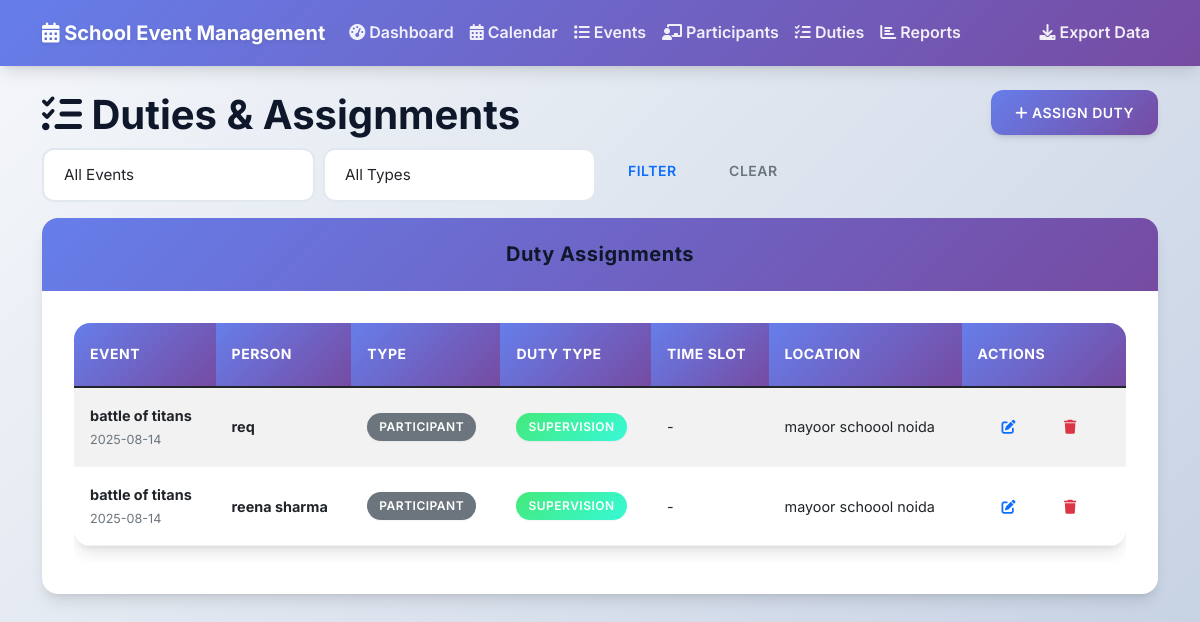
The app's page /duties, older data.
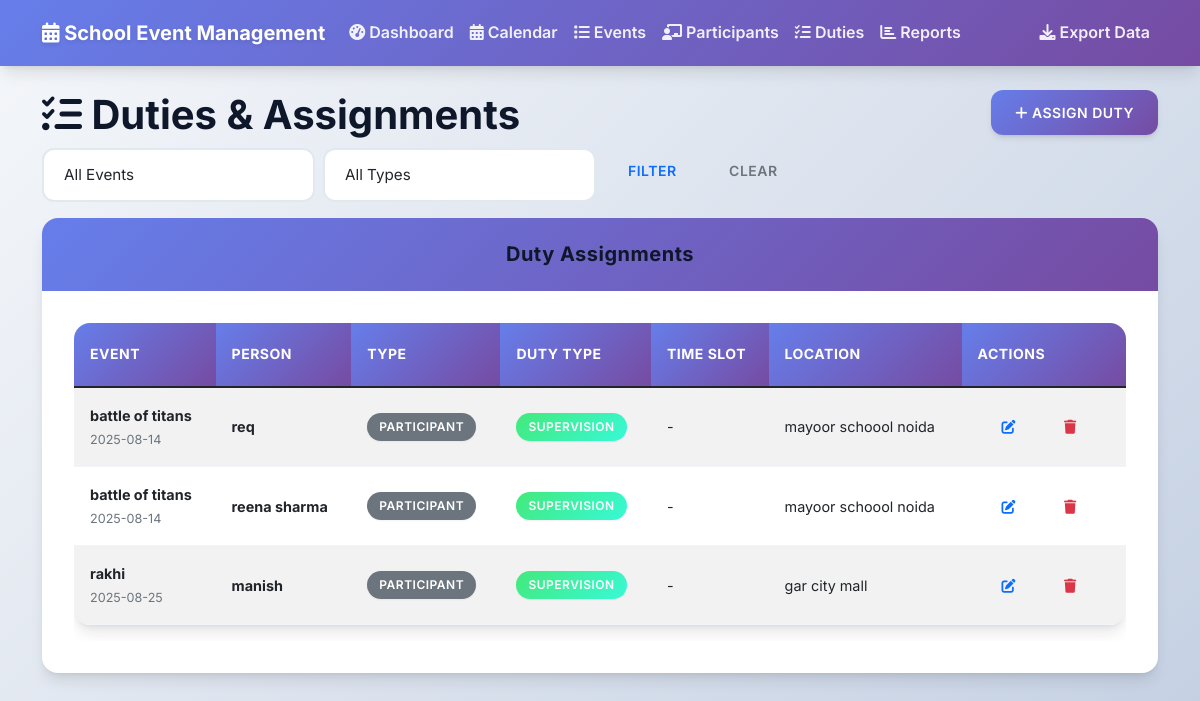
The same page, newer data.
### tables this page shows
CREATE TABLE duties (
            id INTEGER PRIMARY KEY AUTOINCREMENT,
            event_id INTEGER NOT NULL,
            participant_id INTEGER NOT NULL,
            duty_type TEXT NOT NULL,
            time_slot TEXT,
            location TEXT,
            notes TEXT,
            assigned_at TIMESTAMP DEFAULT CURRENT_TIMESTAMP, duty_date DATE, start_time TIME, end_time TIME, description TEXT,
            FOREIGN KEY (event_id) REFERENCES events (id) ON DELETE CASCADE,
            FOREIGN KEY (participant_id) REFERENCES participants (id) ON DELETE CASCADE
        );

CREATE TABLE events (
            id INTEGER PRIMARY KEY AUTOINCREMENT,
            name TEXT NOT NULL,
            type TEXT NOT NULL,
            event_date DATE NOT NULL,
            start_time TIME NOT NULL,
            end_time TIME NOT NULL,
            venue TEXT NOT NULL,
            description TEXT,
            host_school TEXT NOT NULL,
            participating_schools TEXT,
            status TEXT DEFAULT 'upcoming',
            created_at TIMESTAMP DEFAULT CURRENT_TIMESTAMP
        );

CREATE TABLE participants (
            id INTEGER PRIMARY KEY AUTOINCREMENT,
            name TEXT NOT NULL,
            type TEXT NOT NULL CHECK (type IN ('student', 'teacher')),
            class_dept TEXT NOT NULL,
            contact TEXT,
            emergency_contact TEXT,
            created_at TIMESTAMP DEFAULT CURRENT_TIMESTAMP
        );

### app.py (the view)
@app.route('/duties')
def duties():
    conn = get_db_connection()
    duties = conn.execute('''
        SELECT d.*, e.name as event_name, e.event_date as event_date,
               p.name as person_name, 'Participant' as person_type
        FROM duties d
        JOIN events e ON d.event_id = e.id
        JOIN participants p ON d.participant_id = p.id
        ORDER BY e.event_date
    ''').fetchall()
    events = conn.execute('SELECT id, name, event_date FROM events ORDER BY event_date').fetchall()
    participants = conn.execute('SELECT id, name, class_dept FROM participants WHERE type = "student" ORDER BY name').fetchall()
    conn.close()
    return render_template('duties.html', duties=duties, events=events,
                         participants=participants)

### app.py (called while the page is built)
def get_db_connection():
    conn = sqlite3.connect('events.db')
    conn.row_factory = sqlite3.Row
    return conn

### templates/duties.html (shortened to what this page needs)
{% extends "base.html" %}
{% block content %}
<div class="row">
    <div class="col-md-6">
        <h1><i class="fas fa-tasks"></i> Duties & Assignments</h1>
    </div>
    <div class="col-md-6 text-end">
        <a href="{{ url_for('add_duty') }}" class="btn btn-primary">
            <i class="fas fa-plus"></i> Assign Duty
        </a>
    </div>
</div>
<div class="row mb-3">
    <div class="col-md-12">
        <form method="GET" class="row g-2">
            <div class="col-md-3">
                <select name="event" class="form-select" onchange="this.form.submit()">
                    <option value="all">All Events</option>
                </select>
            </div>
            <div class="col-md-3">
                <select name="duty_type" class="form-select" onchange="this.form.submit()">
                    <option value="all">All Types</option>
                </select>
            </div>
            <div class="col-md-6">
                <button type="submit" class="btn btn-outline-primary">Filter</button>
                <a href="{{ url_for('duties') }}" class="btn btn-outline-secondary">Clear</a>
            </div>
        </form>
    </div>
</div>
<div class="row">
    <div class="col-12">
        <div class="card">
            <div class="card-header">
                <h5 class="card-title mb-0">Duty Assignments</h5>
            </div>
            <div class="card-body">
                {% if duties %}
                    <div class="table-responsive">
                        <table class="table table-striped table-hover">
                            <thead>
                                <tr>
                                    <th>Event</th>
                                    <th>Person</th>
                                    <th>Type</th>
                                    <th>Duty Type</th>
                                    <th>Time Slot</th>
                                    <th>Location</th>
                                    <th>Actions</th>
                                </tr>
                            </thead>
                            <tbody>
                                {% for duty in duties %}
                                    <tr>
                                        <td>
                                            <strong>{{ duty.event_name }}</strong><br>
                                            <small class="text-muted">{{ duty.event_date }}</small>
                                        </td>
                                        <td>
                                            <strong>{{ duty.person_name }}</strong>
                                        </td>
                                        <td>
                                            <span class="badge bg-secondary">{{ duty.person_type }}</span>
                                        </td>
                                        <td>
                                            <span class="badge bg-info">{{ duty.duty_type|title }}</span>
                                        </td>
                                        <td>
                                            {{ duty.time_slot or '-' }}
                                        </td>
                                        <td>
                                            {{ duty.location or '-' }}
                                        </td>
                                        <td>
                                            <div class="btn-group" role="group">
                                                <a href="{{ url_for('edit_duty', id=duty.id) }}"
                                                   class="btn btn-sm btn-outline-primary">
                                                    <i class="fas fa-edit"></i>
                                                </a>
                                                <form method="POST"
                                                      action="{{ url_for('delete_duty', id=duty.id) }}"
                                                      style="display: inline;">
                                                    <button type="submit"
                                                            class="btn btn-sm btn-outline-danger"
                                                            onclick="return confirm('Are you sure you want to delete this duty assignment?')">
                                                        <i class="fas fa-trash"></i>
                                                    </button>
                                                </form>
                                            </div>
                                        </td>
                                    </tr>
                                {% endfor %}
                            </tbody>
                        </table>
                    </div>
                {% else %}
                    <div class="alert alert-info">
                        <i class="fas fa-info-circle"></i> No duty assignments found.
                    </div>
                {% endif %}
            </div>
        </div>
    </div>
</div>
{% endblock %}

### templates/base.html (shortened to what this page needs)
<!DOCTYPE html>
<html lang="en">
<head>
    <link href="https://cdn.jsdelivr.net/npm/bootstrap@5.1.3/dist/css/bootstrap.min.css" rel="stylesheet">
    <link href="https://cdnjs.cloudflare.com/ajax/libs/font-awesome/6.0.0/css/all.min.css" rel="stylesheet">
    <link href="{{ url_for('static', filename='css/style.css') }}" rel="stylesheet">
</head>
<body>
    <nav class="navbar navbar-expand-lg navbar-dark bg-primary">
        <div class="container">
            <a class="navbar-brand" href="{{ url_for('dashboard') }}">
                <i class="fas fa-calendar-alt"></i> School Event Management
            </a>
            <div class="collapse navbar-collapse" id="navbarNav">
                <ul class="navbar-nav me-auto">
                    <li class="nav-item">
                        <a class="nav-link" href="{{ url_for('dashboard') }}">
                            <i class="fas fa-tachometer-alt"></i> Dashboard
                        </a>
                    </li>
                    <li class="nav-item">
                        <a class="nav-link" href="{{ url_for('calendar_view') }}">
                            <i class="fas fa-calendar-alt"></i> Calendar
                        </a>
                    </li>
                    <li class="nav-item">
                        <a class="nav-link" href="{{ url_for('events') }}">
                            <i class="fas fa-list"></i> Events
                        </a>
                    </li>
                    <li class="nav-item">
                        <a class="nav-link" href="{{ url_for('participants') }}">
                            <i class="fas fa-chalkboard-teacher"></i> Participants
                        </a>
                    </li>
                    <li class="nav-item">
                        <a class="nav-link" href="{{ url_for('duties') }}">
                            <i class="fas fa-tasks"></i> Duties
                        </a>
                    </li>
                    <li class="nav-item">
                        <a class="nav-link" href="{{ url_for('reports') }}">
                            <i class="fas fa-chart-bar"></i> Reports
                        </a>
                    </li>
                </ul>
                <ul class="navbar-nav">
                    <li class="nav-item">
                        <a class="nav-link" href="{{ url_for('export_data') }}">
                            <i class="fas fa-download"></i> Export Data
                        </a>
                    </li>
                </ul>
            </div>
        </div>
    </nav>
    <div class="container mt-4">
        {% block content %}{% endblock %}
    </div>
</body>
</html>

### static/css/style.css (style rules this page uses)
:root { --primary-color: #6366f1; --primary-light: #8b5cf6; --primary-dark: #4f46e5; --secondary-color: #10b981; --secondary-light: #34d399; --danger-color: #ef4444; --danger-light: #f87171; --warning-color: #f59e0b; --warning-light: #fbbf24; --info-color: #06b6d4; --info-light: #67e8f9; --light-color: #f8fafc; --dark-color: #1e293b; --gray-50: #f8fafc; --gray-100: #f1f5f9; --gray-200: #e2e8f0; --gray-300: #cbd5e1; --gray-400: #94a3b8; --gray-500: #64748b; --gray-600: #475569; --gray-700: #334155; --gray-800: #1e293b; --gray-900: #0f172a; --gradient-primary: linear-gradient(135deg, #667eea 0%, #764ba2 100%); --gradient-secondary: linear-gradient(135deg, #f093fb 0%, #f5576c 100%); --gradient-success: linear-gradient(135deg, #4facfe 0%, #00f2fe 100%); --gradient-info: linear-gradient(135deg, #43e97b 0%, #38f9d7 100%); --gradient-warning: linear-gradient(135deg, #fa709a 0%, #fee140 100%); --gradient-danger: linear-gradient(135deg, #ff6b6b 0%, #ee5a52 100%); --shadow-sm: 0 1px 2px 0 rgb(0 0 0 / 0.05); --shadow-md: 0 4px 6px -1px rgb(0 0 0 / 0.1), 0 2px 4px -2px rgb(0 0 0 / 0.1); --shadow-lg: 0 10px 15px -3px rgb(0 0 0 / 0.1), 0 4px 6px -4px rgb(0 0 0 / 0.1); --shadow-xl: 0 20px 25px -5px rgb(0 0 0 / 0.1), 0 8px 10px -6px rgb(0 0 0 / 0.1); --shadow-2xl: 0 25px 50px -12px rgb(0 0 0 / 0.25); --transition-fast: 150ms ease-in-out; --transition-normal: 300ms ease-in-out; --transition-slow: 500ms ease-in-out; }
* { box-sizing: border-box; }
body { font-family: 'Inter', -apple-system, BlinkMacSystemFont, 'Segoe UI', Roboto, 'Helvetica Neue', Arial, sans-serif; background: linear-gradient(135deg, #f5f7fa 0%, #c3cfe2 100%); min-height: 100vh; line-height: 1.6; color: var(--gray-800); }
h1, h2, h3, h4, h5, h6 { font-weight: 700; line-height: 1.25; color: var(--gray-900); margin-bottom: 0.5rem; }
h1 { font-size: 2.5rem; }
h5 { font-size: 1.25rem; }
.navbar { background: var(--gradient-primary) !important; box-shadow: var(--shadow-lg); backdrop-filter: blur(10px); border: none; }
.navbar-brand { font-weight: 800; font-size: 1.5rem; color: white !important; text-shadow: 0 2px 4px rgba(0, 0, 0, 0.1); }
.nav-link { font-weight: 600; color: rgba(255, 255, 255, 0.9) !important; transition: var(--transition-fast); position: relative; padding: 0.75rem 1rem; }
.nav-link::after { content: ''; position: absolute; bottom: 0; left: 50%; width: 0; height: 2px; background: white; transition: var(--transition-fast); transform: translateX(-50%); }
.navbar-brand { font-weight: bold; font-size: 1.25rem; }
.card { border: none; border-radius: 1rem; box-shadow: var(--shadow-lg); margin-bottom: 1.5rem; transition: var(--transition-normal); overflow: hidden; background: white; }
.card-header { background: var(--gradient-primary); color: white; border: none; font-weight: 700; font-size: 1.1rem; padding: 1.5rem; text-align: center; letter-spacing: 0.5px; }
.card-body { padding: 2rem; }
.btn { font-weight: 600; border-radius: 0.75rem; padding: 0.75rem 1.5rem; transition: var(--transition-normal); border: none; text-transform: uppercase; letter-spacing: 0.5px; font-size: 0.875rem; position: relative; overflow: hidden; }
.btn::before { content: ''; position: absolute; top: 0; left: -100%; width: 100%; height: 100%; background: linear-gradient(90deg, transparent, rgba(255,255,255,0.2), transparent); transition: var(--transition-normal); }
.btn-primary { background: var(--gradient-primary); box-shadow: var(--shadow-md); }
.form-control, .form-select, .form-control:focus, .form-select:focus { border-radius: 0.75rem; border: 2px solid var(--gray-200); padding: 0.875rem 1.25rem; transition: var(--transition-normal); font-size: 0.95rem; background: white; }
.table { border-radius: 1rem; overflow: hidden; box-shadow: var(--shadow-lg); background: white; }
.table th { background: var(--gradient-primary); color: white; font-weight: 700; padding: 1.25rem 1rem; border: none; text-transform: uppercase; letter-spacing: 0.5px; font-size: 0.875rem; }
.table td { padding: 1rem; border-color: var(--gray-100); vertical-align: middle; }
.table-hover tbody tr { transition: var(--transition-fast); }
.badge { font-size: 0.75rem; padding: 0.5rem 0.75rem; border-radius: 2rem; font-weight: 600; text-transform: uppercase; letter-spacing: 0.5px; box-shadow: var(--shadow-sm); }
.badge.bg-info { background: var(--gradient-info) !important; }
.table-responsive { font-size: 0.9rem; }

Row changes from the older to the newer data that the page shows:
added duties: event_name "rakhi", event_date "2025-08-25", person_name "manish", person_type "PARTICIPANT", duty_type "SUPERVISION", time_slot "-", location "gar city mall"
